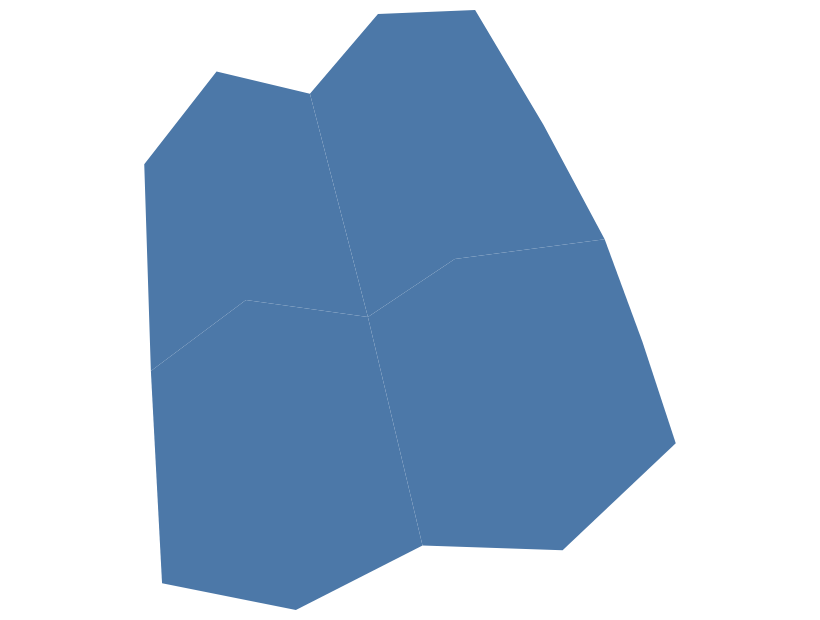

The Vega-Lite source for this figure:
### Vega-Lite specification from a JSON file in a GitHub repository (floating-point values rounded to 4 significant figures)
{"$schema": "https://vega.github.io/schema/vega-lite/v6.json", "padding": 5, "autosize": "none", "width": 400, "height": 300, "config": {"projection": {"type": "orthographic", "rotate": [10, -20, 0]}}, "data": {"values": {"type": "FeatureCollection", "features": [{"type": "Feature", "properties": {"name": "west", "value": 3, "cat": "a"}, "geometry": {"type": "Polygon", "coordinates": [[[-11, 48], [-2, 52], [9, 50], [10, 36], [0, 33], [-10, 35], [-11, 48]]]}}, {"type": "Feature", "properties": {"name": "east", "value": 5, "cat": "b"}, "geometry": {"type": "Polygon", "coordinates": [[[9, 50], [18, 52], [31, 50], [30, 38], [20, 34], [10, 36], [9, 50]]]}}, {"type": "Feature", "properties": {"name": "north-west", "value": 2, "cat": "a"}, "geometry": {"type": "Polygon", "coordinates": [[[-12, 60], [-3, 65], [8, 63], [9, 50], [-2, 52], [-11, 48], [-12, 60]]]}}, {"type": "Feature", "properties": {"name": "north-east", "value": 8, "cat": "b"}, "geometry": {"type": "Polygon", "coordinates": [[[8, 63], [19, 66], [30, 64], [31, 50], [18, 52], [9, 50], [8, 63]]]}}]}, "format": {"property": "features"}}, "projection": {"type": "stereographic"}, "mark": "geoshape"}
